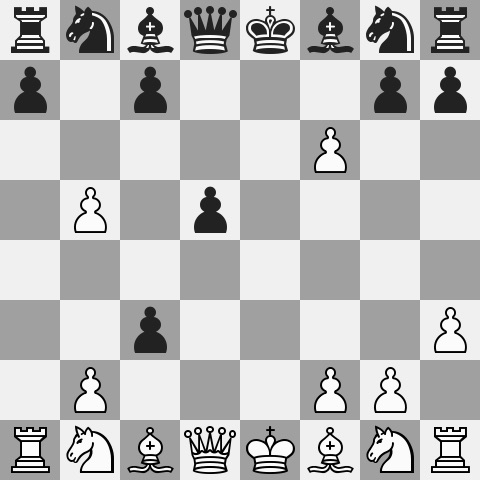
%> input picture HW2/HW2/input/Part_2/p2_board_3.jpg, 480 x 480 px
$ octave Part2_b.m   (GNU Octave 9; MATLAB toolbox functions it lacks are replaced by stand-ins)
%> lines starting %> are read from the running program, lines starting %| are printed output that depends on the picture; in (x1, y1, x2, y2) boxes, pixels count from 0 and x2, y2 are one past the last pixel; in counts of white or black regions, pixels touching at a corner belong together; the program's own positions count from 1
img=imread('p2_board_3.jpg');
%> img is the input picture: size 480x480 uint8; min 0, max 255, mean 187.5
img1=imread('p2_board_1.jpg');
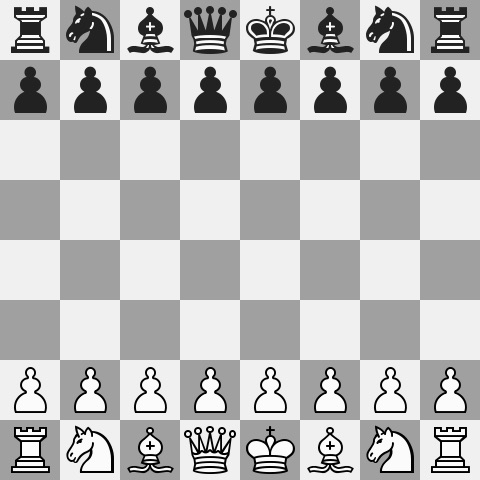
%> input picture HW2/HW2/input/Part_2/p2_board_1.jpg, 480 x 480 px
%> img1 is the input picture: size 480x480 uint8; min 0, max 255, mean 185.6
img1=im2bw(img1,0.55);
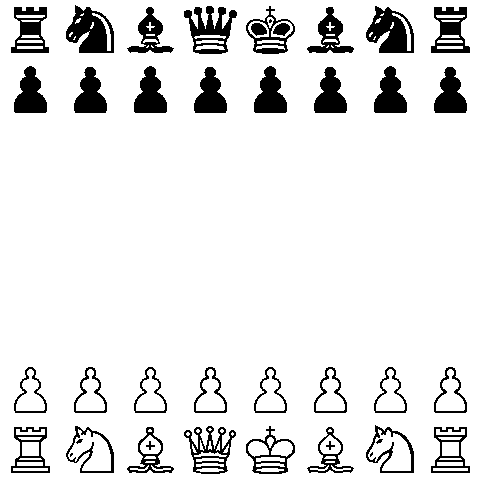
%> img1: size 480x480 logical; 89.7% white; 41 black regions (5 under 20 px), largest, box (x1, y1, x2, y2) and area: (66, 5, 114, 53) 1397, (366, 6, 414, 53) 1354, (184, 6, 237, 54) 1216
img2= im2bw(img,0.55);
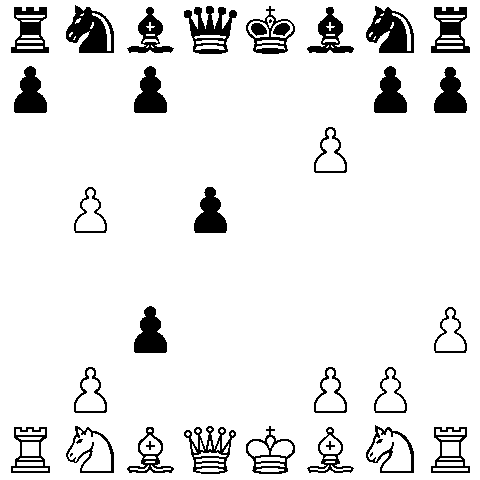
%> img2: size 480x480 logical; 90.9% white; 37 black regions (5 under 20 px), largest, box (x1, y1, x2, y2) and area: (66, 5, 114, 53) 1397, (366, 6, 414, 53) 1352, (184, 6, 237, 54) 1215

count=0
p1=img1(61:120,421:480);
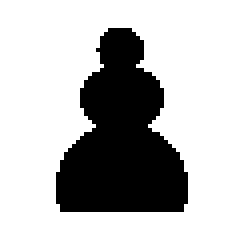
%> p1: size 60x60 logical (shown 4 times larger); 72.9% white; 1 black region, box (x1, y1, x2, y2) and area: (14, 7, 47, 53) 974
p2=img1(61:120,1:60);
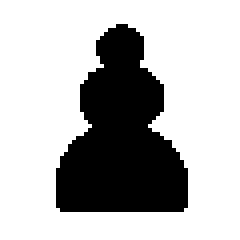
%> p2: size 60x60 logical (shown 4 times larger); 72.1% white; 1 black region, box (x1, y1, x2, y2) and area: (14, 6, 47, 53) 1004
p3=img1(361:420,61:120);
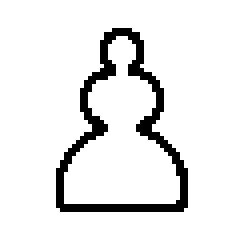
%> p3: size 60x60 logical (shown 4 times larger); 91.2% white; black in thin lines or dots, all inside (x1, y1, x2, y2) = (14, 7, 47, 53)
p4=img1(361:420,121:180);
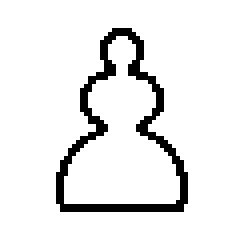
%> p4: size 60x60 logical (shown 4 times larger); 91.8% white; black in thin lines or dots, all inside (x1, y1, x2, y2) = (14, 7, 47, 53)

for i=421:-60:1;
    for j=1:60:421;
        if sum(abs(img2(i:i+59,j:j+59)-p1))<=10 | sum(abs(img2(i:i+59,j:j+59)-p2))<=10 | ...
                sum(abs(img2(i:i+59,j:j+59)-p3))<=10 | sum(abs(img2(i:i+59,j:j+59)-p4))<=10
            count=count+1
            text_str=string(count)
            position=[j i];
           img= insertText(img,position,text_str,'FontSize',10,'BoxColor',...
    'white','BoxOpacity',0.4,'TextColor','black');


        end
    end
end
%> img: size 480x480x3 uint8
%> after the loop, count = 12; position = [421 61]; text_str = '12'

figure;
imshow(img);
